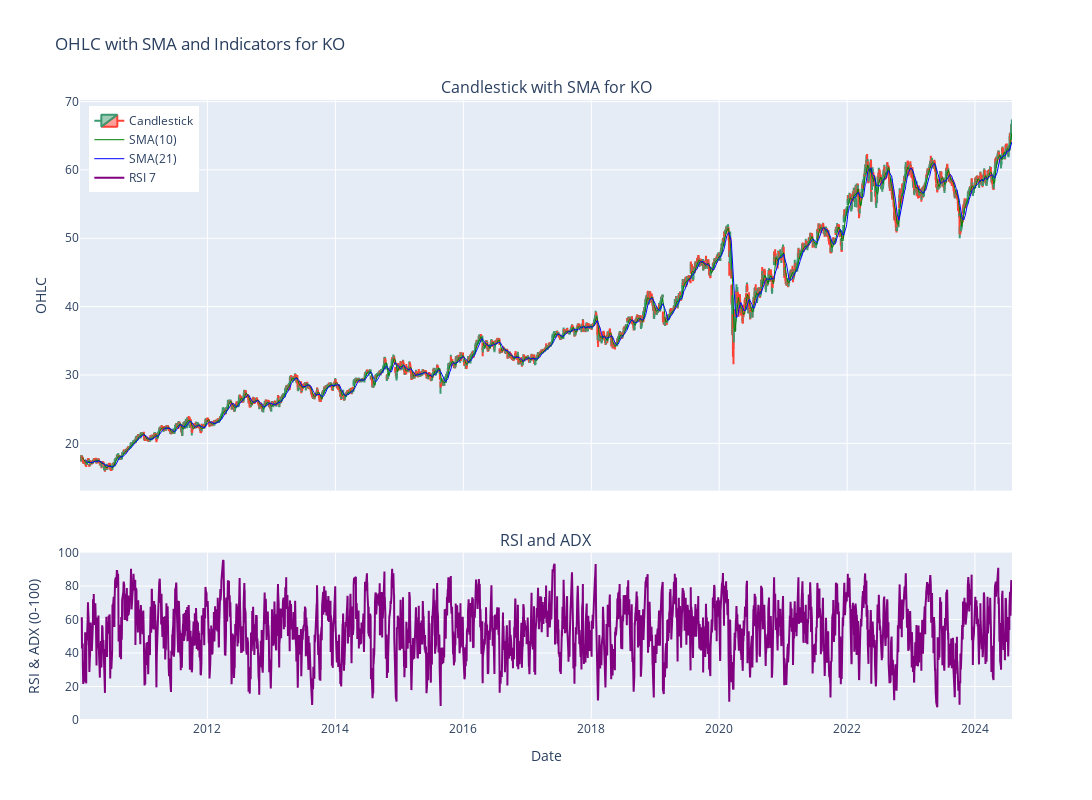

Notebook code for this chart:
### Code cell
# TO BE REFINED LATER ON:

# Create subplots: 2 rows, 1 column with shared x-axis
fig = make_subplots(
    rows=2, cols=1,
    shared_xaxes=True,
    vertical_spacing=0.1,
    row_heights=[0.7, 0.3],  # Relative heights of the subplots
    subplot_titles=[f'Candlestick with SMA for {TICKER}', 'RSI and ADX']
)

# Add candlestick trace to the first row
fig.add_trace(
    go.Candlestick(
        x=data.index,
        open=data['open'],
        high=data['high'],
        low=data['low'],
        close=data['close'],
        name='Candlestick'
    ),
    row=1, col=1
)

# Add moving average trace to the first row
fig.add_trace(
    go.Scatter(
        x=data.index,
        y=data['sma_10'],
        mode='lines',
        name='SMA(10)',
        line=dict(color='green', width=1)
    ),
    row=1, col=1
)
fig.add_trace(
    go.Scatter(
        x=data.index,
        y=data['sma_21'],
        mode='lines',
        name='SMA(21)',
        line=dict(color='blue', width=1)
    ),
    row=1, col=1
)

# Add RSI trace to the second row
fig.add_trace(
    go.Scatter(
        x=data.index,
        y=data['rsi_7'],
        mode='lines',
        name='RSI 7',
        line=dict(color='purple', width=2)
    ),
    row=2, col=1
)

# # Add ADX trace to the second row
# fig.add_trace(
#     go.Scatter(
#         x=df_ticker.index,
#         y=df_ticker['ADX_14'],
#         mode='lines',
#         name='ADX 14',
#         line=dict(color='green', width=2)
#     ),
#     row=2, col=1
# )

# Update layout for the subplots
fig.update_layout(
    title=f'OHLC with SMA and Indicators for {TICKER}',
    xaxis2_title='Date',  # Title for the second subplot's x-axis
    yaxis=dict(title='OHLC'),
    width=1200,
    height=800,
    yaxis2=dict(title='RSI & ADX (0-100)', range=[0, 100]),  # Set the y-axis range for RSI and ADX
    xaxis_rangeslider_visible=False,  # Hide range slider
    legend=dict(x=0.01, y=0.99)
)
fig.show()

### Figure 1 — Plotly figure (JSON) as saved in the notebook; plotly's stock layout.template omitted (floating-point values rounded to 4 significant figures; data arrays with more than 128 entries replaced by an {"elided": "..."} marker saying what was removed)
{"data": [{"close": {"elided": "3667 float values"}, "high": {"elided": "3667 float values"}, "low": {"elided": "3667 float values"}, "name": "Candlestick", "open": {"elided": "3667 float values"}, "type": "candlestick", "x": {"elided": "3667 str values"}, "xaxis": "x", "yaxis": "y"}, {"line": {"color": "green", "width": 1}, "mode": "lines", "name": "SMA(10)", "type": "scatter", "x": {"elided": "3667 str values"}, "xaxis": "x", "y": {"elided": "3667 float values"}, "yaxis": "y"}, {"line": {"color": "blue", "width": 1}, "mode": "lines", "name": "SMA(21)", "type": "scatter", "x": {"elided": "3667 str values"}, "xaxis": "x", "y": {"elided": "3667 float values"}, "yaxis": "y"}, {"line": {"color": "purple", "width": 2}, "mode": "lines", "name": "RSI 7", "type": "scatter", "x": {"elided": "3667 str values"}, "xaxis": "x2", "y": {"elided": "3667 float values"}, "yaxis": "y2"}], "layout": {"annotations": [{"font": {"size": 16}, "showarrow": false, "text": "Candlestick with SMA for KO", "x": 0.5, "xanchor": "center", "xref": "paper", "y": 1, "yanchor": "bottom", "yref": "paper"}, {"font": {"size": 16}, "showarrow": false, "text": "RSI and ADX", "x": 0.5, "xanchor": "center", "xref": "paper", "y": 0.27, "yanchor": "bottom", "yref": "paper"}], "height": 800, "legend": {"x": 0.01, "y": 0.99}, "title": {"text": "OHLC with SMA and Indicators for KO"}, "width": 1200, "xaxis": {"anchor": "y", "domain": [0, 1], "matches": "x2", "rangeslider": {"visible": false}, "showticklabels": false}, "xaxis2": {"anchor": "y2", "domain": [0, 1], "title": {"text": "Date"}}, "yaxis": {"anchor": "x", "domain": [0.37, 1], "title": {"text": "OHLC"}}, "yaxis2": {"anchor": "x2", "domain": [0, 0.27], "range": [0, 100], "title": {"text": "RSI & ADX (0-100)"}}}}
